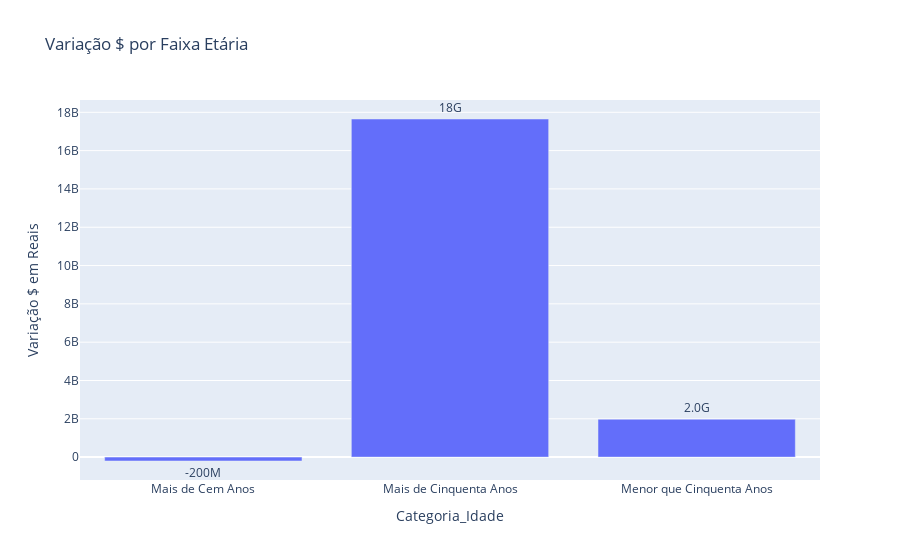

Notebook code for this chart:
### Code cell
fig = px.bar(df_faixa_etaria, x='Categoria_Idade', y='Variacao_reias', text='Variacao_reias',
             title='Variação $ por Faixa Etária', labels={'Variacao_reias': 'Variação $ em Reais'})
fig.update_traces(texttemplate='%{text:.2s}', textposition='outside')

fig.show()

### Figure 1 — Plotly figure (JSON) as saved in the notebook; plotly's stock layout.template omitted (floating-point values rounded to 4 significant figures)
{"data": [{"alignmentgroup": "True", "hovertemplate": "Categoria_Idade=%{x}<br>Variação $ em Reais=%{text}<extra></extra>", "legendgroup": "", "marker": {"color": "#636efa", "pattern": {"shape": ""}}, "name": "", "offsetgroup": "", "orientation": "v", "showlegend": false, "text": [-202400000.0, 17650000000.0, 1977000000.0], "textposition": "outside", "texttemplate": "%{text:.2s}", "type": "bar", "x": ["Mais de Cem Anos", "Mais de Cinquenta Anos", "Menor que Cinquenta Anos"], "xaxis": "x", "y": [-202400000.0, 17650000000.0, 1977000000.0], "yaxis": "y"}], "layout": {"barmode": "relative", "legend": {"tracegroupgap": 0}, "title": {"text": "Variação $ por Faixa Etária"}, "xaxis": {"anchor": "y", "domain": [0, 1], "title": {"text": "Categoria_Idade"}}, "yaxis": {"anchor": "x", "domain": [0, 1], "title": {"text": "Variação $ em Reais"}}}}
